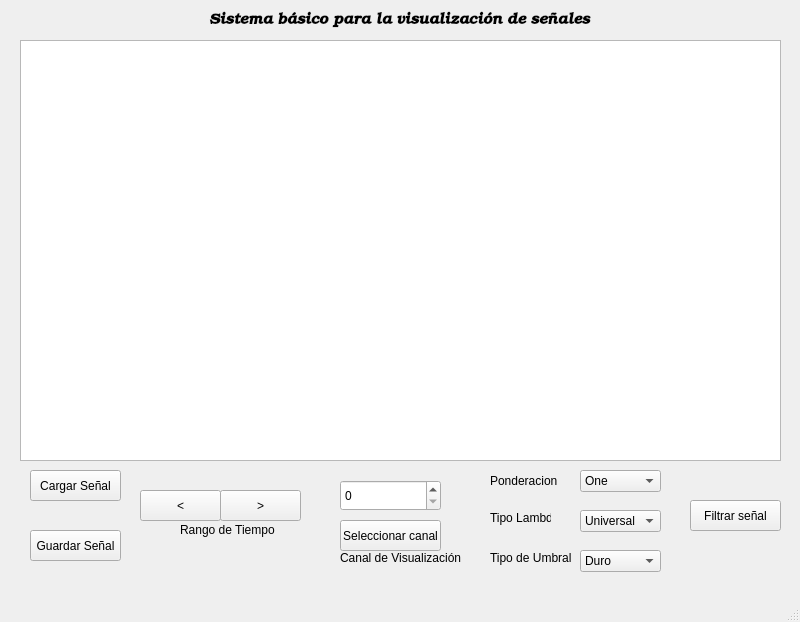
<?xml version="1.0" encoding="UTF-8"?>
<ui version="4.0">
 <class>MainWindow</class>
 <widget class="QMainWindow" name="MainWindow">
  <property name="geometry">
   <rect>
    <x>0</x>
    <y>0</y>
    <width>800</width>
    <height>622</height>
   </rect>
  </property>
  <property name="windowTitle">
   <string>MainWindow</string>
  </property>
  <widget class="QWidget" name="centralwidget">
   <widget class="QPushButton" name="Boton_carga">
    <property name="geometry">
     <rect>
      <x>30</x>
      <y>470</y>
      <width>91</width>
      <height>31</height>
     </rect>
    </property>
    <property name="text">
     <string>Cargar Señal</string>
    </property>
   </widget>
   <widget class="QPushButton" name="Boton_guarda">
    <property name="geometry">
     <rect>
      <x>30</x>
      <y>530</y>
      <width>91</width>
      <height>31</height>
     </rect>
    </property>
    <property name="text">
     <string>Guardar Señal</string>
    </property>
   </widget>
   <widget class="QPushButton" name="atrassenal">
    <property name="geometry">
     <rect>
      <x>140</x>
      <y>490</y>
      <width>81</width>
      <height>31</height>
     </rect>
    </property>
    <property name="text">
     <string>&lt;</string>
    </property>
   </widget>
   <widget class="QPushButton" name="adelantesenal">
    <property name="geometry">
     <rect>
      <x>220</x>
      <y>490</y>
      <width>81</width>
      <height>31</height>
     </rect>
    </property>
    <property name="text">
     <string>&gt;</string>
    </property>
   </widget>
   <widget class="QLabel" name="label">
    <property name="geometry">
     <rect>
      <x>180</x>
      <y>520</y>
      <width>121</width>
      <height>20</height>
     </rect>
    </property>
    <property name="text">
     <string>Rango de Tiempo</string>
    </property>
   </widget>
   <widget class="QSpinBox" name="Seleccioncanal">
    <property name="geometry">
     <rect>
      <x>340</x>
      <y>480</y>
      <width>101</width>
      <height>31</height>
     </rect>
    </property>
   </widget>
   <widget class="QLabel" name="label_2">
    <property name="geometry">
     <rect>
      <x>340</x>
      <y>550</y>
      <width>141</width>
      <height>16</height>
     </rect>
    </property>
    <property name="text">
     <string>Canal de Visualización</string>
    </property>
   </widget>
   <widget class="QPushButton" name="Boton_filtrar">
    <property name="geometry">
     <rect>
      <x>690</x>
      <y>500</y>
      <width>91</width>
      <height>31</height>
     </rect>
    </property>
    <property name="text">
     <string>Filtrar señal</string>
    </property>
   </widget>
   <widget class="QPushButton" name="Boton_graficar">
    <property name="geometry">
     <rect>
      <x>340</x>
      <y>520</y>
      <width>101</width>
      <height>31</height>
     </rect>
    </property>
    <property name="text">
     <string>Seleccionar canal</string>
    </property>
   </widget>
   <widget class="PlotWidget" name="graficador">
    <property name="geometry">
     <rect>
      <x>20</x>
      <y>40</y>
      <width>761</width>
      <height>421</height>
     </rect>
    </property>
   </widget>
   <widget class="QLabel" name="label_3">
    <property name="geometry">
     <rect>
      <x>490</x>
      <y>470</y>
      <width>71</width>
      <height>21</height>
     </rect>
    </property>
    <property name="text">
     <string>Ponderacion</string>
    </property>
   </widget>
   <widget class="QLabel" name="label_4">
    <property name="geometry">
     <rect>
      <x>490</x>
      <y>510</y>
      <width>61</width>
      <height>16</height>
     </rect>
    </property>
    <property name="text">
     <string>Tipo Lambda</string>
    </property>
   </widget>
   <widget class="QLabel" name="label_5">
    <property name="geometry">
     <rect>
      <x>490</x>
      <y>550</y>
      <width>81</width>
      <height>16</height>
     </rect>
    </property>
    <property name="text">
     <string>Tipo de Umbral</string>
    </property>
   </widget>
   <widget class="QComboBox" name="comboPonderar">
    <property name="geometry">
     <rect>
      <x>580</x>
      <y>470</y>
      <width>81</width>
      <height>22</height>
     </rect>
    </property>
    <item>
     <property name="text">
      <string>One</string>
     </property>
    </item>
    <item>
     <property name="text">
      <string>Single Level Noise</string>
     </property>
    </item>
   </widget>
   <widget class="QComboBox" name="comboLambda">
    <property name="geometry">
     <rect>
      <x>580</x>
      <y>510</y>
      <width>81</width>
      <height>22</height>
     </rect>
    </property>
    <item>
     <property name="text">
      <string>Universal</string>
     </property>
    </item>
    <item>
     <property name="text">
      <string>MINIMAX</string>
     </property>
    </item>
   </widget>
   <widget class="QComboBox" name="comboUmbral">
    <property name="geometry">
     <rect>
      <x>580</x>
      <y>550</y>
      <width>81</width>
      <height>22</height>
     </rect>
    </property>
    <item>
     <property name="text">
      <string>Duro</string>
     </property>
    </item>
    <item>
     <property name="text">
      <string>Suave</string>
     </property>
    </item>
   </widget>
   <widget class="QLabel" name="label_6">
    <property name="geometry">
     <rect>
      <x>36</x>
      <y>10</y>
      <width>671</width>
      <height>21</height>
     </rect>
    </property>
    <property name="font">
     <font>
      <family>Bookman Old Style</family>
      <pointsize>11</pointsize>
      <weight>75</weight>
      <italic>true</italic>
      <bold>true</bold>
     </font>
    </property>
    <property name="text">
     <string>                                  Sistema básico para la visualización de señales</string>
    </property>
   </widget>
  </widget>
  <widget class="QMenuBar" name="menubar">
   <property name="geometry">
    <rect>
     <x>0</x>
     <y>0</y>
     <width>800</width>
     <height>21</height>
    </rect>
   </property>
  </widget>
  <widget class="QStatusBar" name="statusbar"/>
 </widget>
 <customwidgets>
  <customwidget>
   <class>PlotWidget</class>
   <extends>QGraphicsView</extends>
   <header location="global">pyqtgraph.h</header>
  </customwidget>
 </customwidgets>
 <resources/>
 <connections/>
</ui>
